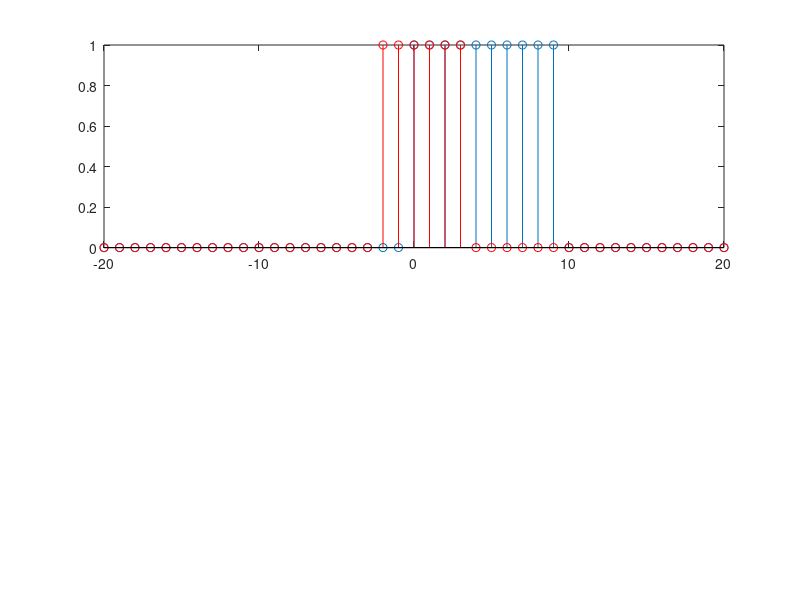

MATLAB code to generate this figure: (Note: this script raises an error after producing the figure.)
%% Experiment - 2
% Example - 6
clc;
clear;
figure;

%% Input signals
n = -20 : 20;  % Discrete time index
u = ge(n, 0);
u5 = ge(n, 5);
u10 = ge(n, 10);
u_1 = ge(n, -1);

x1 = u - u10;
range_x1 = n(x1 ~= 0);
start_index_x1 = range_x1(1);
end_index_x1 = range_x1(end);

x2 = u_1 - u5;
range_x2 = n(x2 ~= 0);
start_index_x2 = range_x2(1);
end_index_x2 = range_x2(end);

%% Convolution (x1 * x2)
flip_x2 = fliplr(x2);  % x2[-n]
range_flip_x2 = n(flip_x2 ~= 0);
start_index_flip_x2 = range_flip_x2(1);
end_index_flip_x2 = range_flip_x2(end);

flip_x2 = flip_x2(find(start_index_flip_x2 == n) : find(end_index_flip_x2 == n));
x = zeros(1, length(n));

for i = start_index_x1 + start_index_x2 : end_index_x1 + end_index_x2
	temp = zeros(1, length(n));
	temp(find(start_index_x2 + i == n) : find(end_index_x2 + i == n)) = flip_x2;
	s = sum(x1 .* temp);
	x(n == i) = s;
	subplot(211)
	stem(n, x1), hold on, stem(n, temp, 'r'), hold off
	title("Input signals x1 and x2", 'Ashrith 200902016')
	xlabel('n'), ylabel('Amplitude'), legend('x1[m]', 'x2[n-m]')
	subplot(212)
	stem(n, x, 'k')
	title('x[n] = x1[n] \ast x2[n]', 'Ashrith 200902016')
	xlabel('n'), ylabel('Amplitude')
	pause(0.5)
end

pause(2)

%% Convolution (x2 * x1)
flip_x1 = fliplr(x1);  % x1[-n]
range_flip_x1 = n(flip_x1 ~= 0);
start_index_flip_x1 = range_flip_x1(1);
end_index_flip_x1 = range_flip_x1(end);

flip_x1 = flip_x1(find(start_index_flip_x1 == n) : find(end_index_flip_x1 == n));
x = zeros(1, length(n));

for i = start_index_x1 + start_index_x2 : end_index_x1 + end_index_x2
	temp = zeros(1, length(n));
	temp(find(start_index_x1 + i == n) : find(end_index_x1 + i == n)) = flip_x1;
	s = sum(x2 .* temp);
	x(n == i) = s;
	subplot(211)
	stem(n, x2), hold on, stem(n, temp, 'r'), hold off
	title("Input signals x1 and x2", 'Ashrith 200902016')
	xlabel('n'), ylabel('Amplitude'), legend('x2[m]', 'x1[n-m]')
	subplot(212)
	stem(n, x, 'k')
	title('x[n] = x2[n] \ast x1[n]', 'Ashrith 200902016')
	xlabel('n'), ylabel('Amplitude')
	pause(0.5)
end
